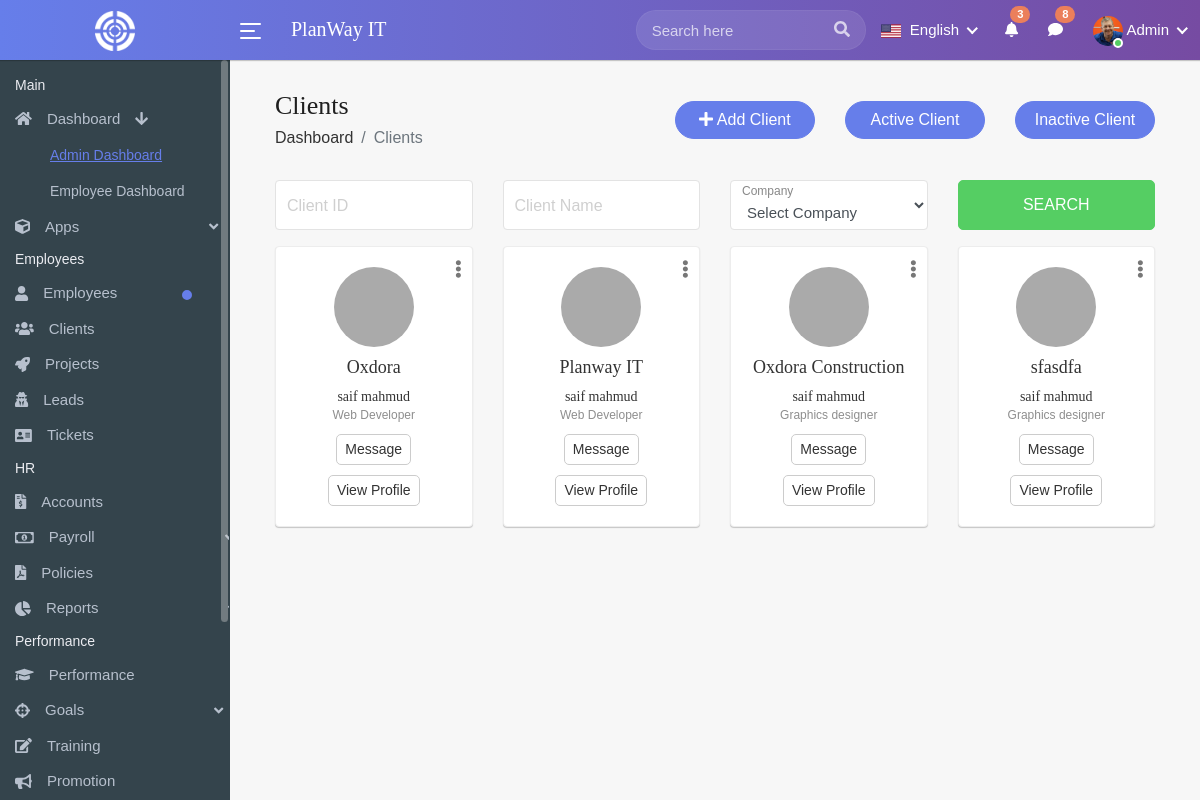
The app's page /clients/list/ (signed in) with its own data.
### clients/models.py (models this page shows, shortened)
class Clients(models.Model):
    company_name = models.CharField(max_length=200, unique=True)
    name = models.CharField(max_length=200)
    profile_picture = models.FileField()
    designation = models.CharField(max_length=200)
    clients_id = models.IntegerField()
    phone = models.IntegerField()
    email = models.CharField(max_length=200)
    nid = models.IntegerField()
    address = models.CharField(max_length=200)
    gender = models.CharField(max_length=200)
    is_active = models.BooleanField(default=True)

### clients/views.py (the view)
# urls.py: path('list/', views.ClientListView.as_view(), name='clients'),
class ClientListView(View):
    @method_decorator(login_required)
    def dispatch(self, request, *args, **kwargs):
        return super().dispatch(request, *args, **kwargs)
    def get(self, request):
        client_obj = Clients.objects.all().filter(is_active=True)
        context = {
            'client':client_obj
        }
        return render(request, "clients/clients-list.html", context)

### clients/templates/clients/clients-list.html (shortened to what this page needs)
{%  extends 'base/base.html' %}
{% load static %}
{% block content %}
        <div class="content container-fluid">
					<div class="page-header">
						<div class="row align-items-center">
							<div class="col">
								<h3 class="page-title">Clients</h3>
								<ul class="breadcrumb">
									<li class="breadcrumb-item"><a href="index.html">Dashboard</a></li>
									<li class="breadcrumb-item active">Clients</li>
								</ul>
							</div>
							<div class="col-auto float-right ml-auto">
								<a href="clients.html#" class="btn add-btn" data-toggle="modal" data-target="#add_client"><i class="fa fa-plus"></i> Add Client</a>
							</div>
                            <div class="col-auto float-right ml-auto">
								<a href="{% url 'clients' %}" class="btn add-btn">Active Client</a>
							</div>
                            <div class="col-auto float-right ml-auto">
								<a href="{% url 'inactive_clients' %}" class="btn add-btn">Inactive Client</a>
							</div>
						</div>
					</div>
					<div class="row filter-row">
						<div class="col-sm-6 col-md-3">
							<div class="form-group form-focus">
								<input type="text" class="form-control floating">
								<label class="focus-label">Client ID</label>
							</div>
						</div>
						<div class="col-sm-6 col-md-3">
							<div class="form-group form-focus">
								<input type="text" class="form-control floating">
								<label class="focus-label">Client Name</label>
							</div>
						</div>
						<div class="col-sm-6 col-md-3">
							<div class="form-group form-focus select-focus">
								<select class="floating form-control" >
									<option>Select Company</option>
								</select>
								<label class="focus-label">Company</label>
							</div>
						</div>
						<div class="col-sm-6 col-md-3">
							<a href="clients.html#" class="btn btn-success btn-block"> Search </a>
						</div>
                    </div>
					<div class="row staff-grid-row">
                        {%  for c in client %}
						<div class="col-md-4 col-sm-6 col-12 col-lg-4 col-xl-3">
							<div class="profile-widget">
								<div class="profile-img">
									<a href="{% url 'client_details' id=c.id %}" class="avatar"><img alt="" src="{{ c.picture_url }}"></a>
								</div>
								<div class="dropdown profile-action">
									<a href="clients.html#" class="action-icon dropdown-toggle" data-toggle="dropdown" aria-expanded="false"><i class="fas fa-ellipsis-v m-r-5"></i></a>
								</div>
								<h4 class="user-name m-t-10 mb-0 text-ellipsis"><a href="{% url 'client_details' id=c.id %}">{{ c.company_name }}</a></h4>
								<h5 class="user-name m-t-10 mb-0 text-ellipsis"><a href="{% url 'client_details' id=c.id %}">{{ c.name }}</a></h5>
								<div class="small text-muted">{{ c.designation }}</div>
								<a href="chat.html" class="btn btn-white btn-sm m-t-10">Message</a>
								<a href="{% url 'client_details' id=c.id %}" class="btn btn-white btn-sm m-t-10">View Profile</a>
							</div>
						</div>
                        {% endfor %}
					</div>
                </div>
{% endblock %}

### records on screen
Clients: company_name "Oxdora", name "saif mahmud", designation "Web Developer"
Clients: company_name "Planway IT", name "saif mahmud", designation "Web Developer"
Clients: company_name "Oxdora Construction", name "saif mahmud", designation "Graphics designer"
Clients: company_name "sfasdfa", name "saif mahmud", designation "Graphics designer"
